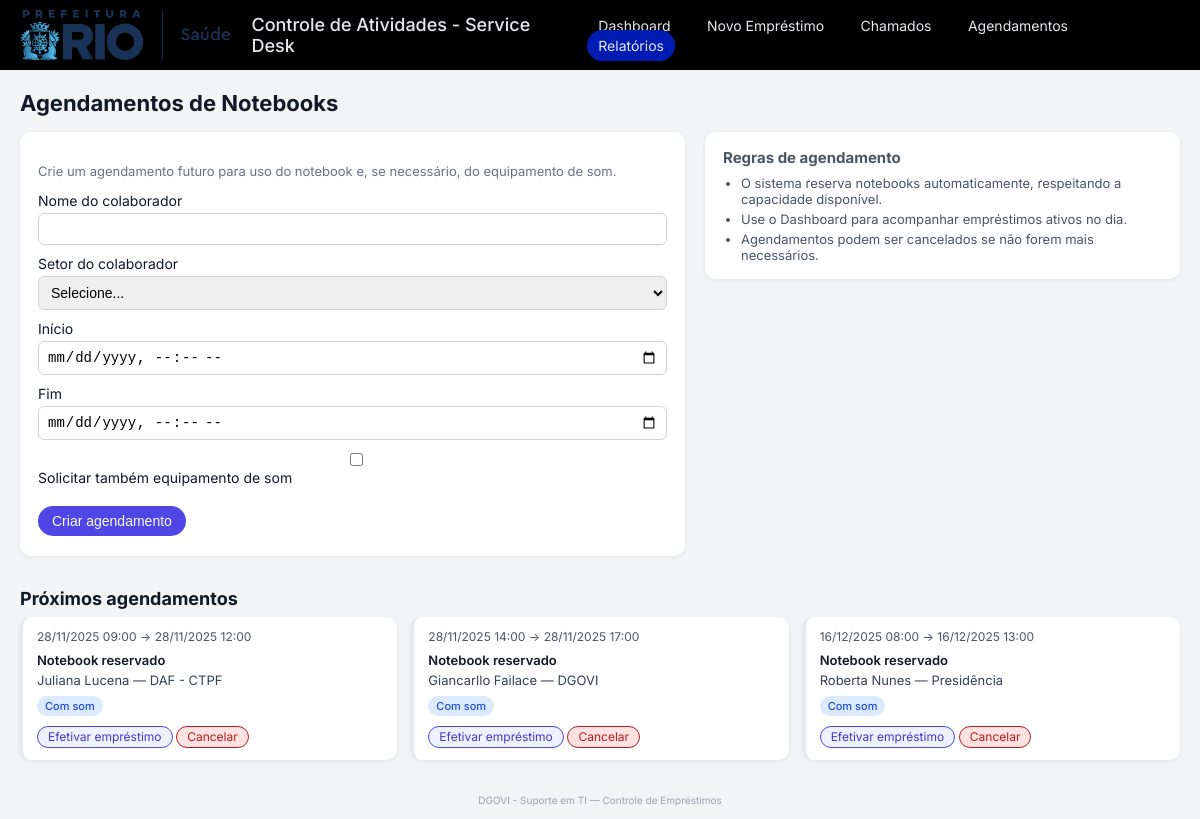
Page /agendamentos on the earlier database version.
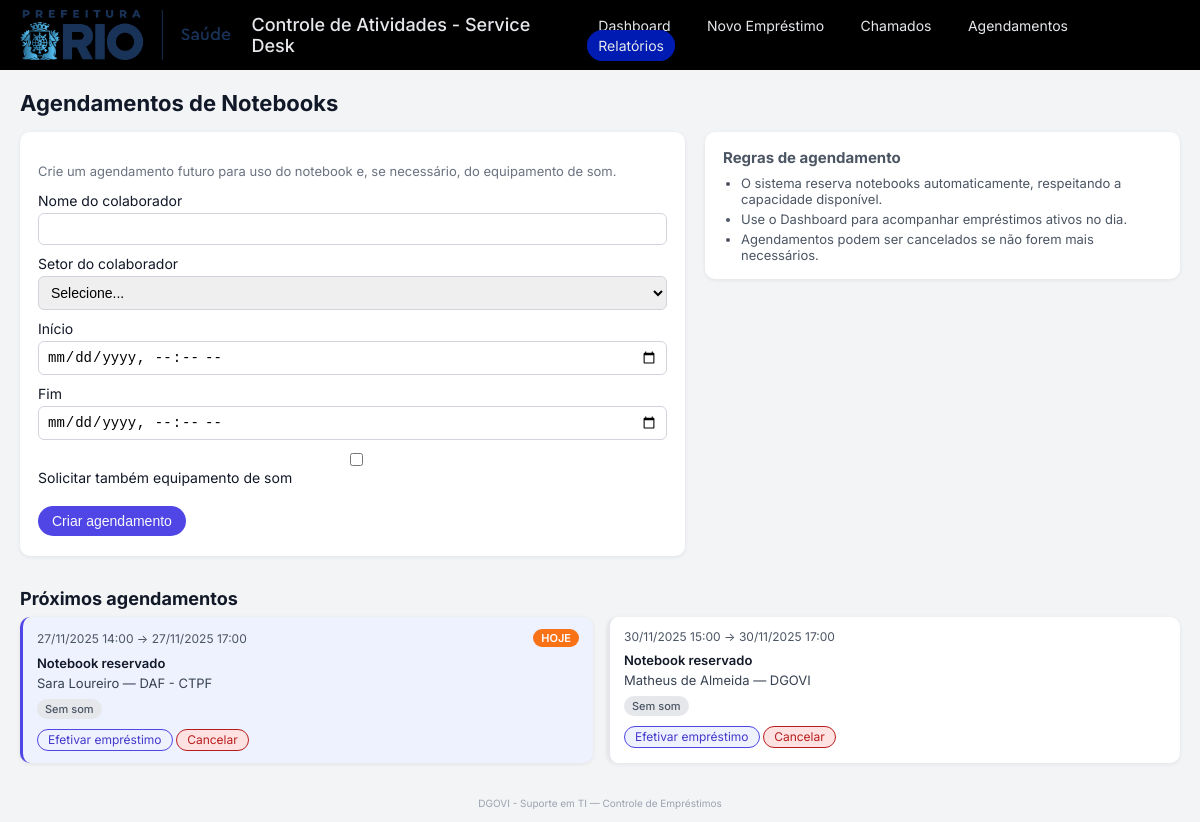
Same page on the later database version.
### tables this page shows
CREATE TABLE schedules (
            id INTEGER PRIMARY KEY AUTOINCREMENT,
            notebook_id INTEGER NOT NULL,
            colaborador_nome TEXT NOT NULL,
            colaborador_setor TEXT,
            data_inicio TEXT NOT NULL,
            data_fim TEXT NOT NULL,
            inclui_som INTEGER NOT NULL DEFAULT 0,
            status TEXT NOT NULL DEFAULT 'agendado',
            FOREIGN KEY (notebook_id) REFERENCES notebooks (id)
        );

### app.py (the view, shortened to what this page needs)
@app.route("/agendamentos", methods=["GET", "POST"])
def agendamentos():
    conn = get_connection()
    cur = conn.cursor()
    cur.execute("SELECT COUNT(*) AS total FROM notebooks WHERE status = 'ativo'")
    total_notebooks = cur.fetchone()["total"]
    agora = datetime.now().strftime("%Y-%m-%d %H:%M:%S")
    cur.execute(
        """
        SELECT
            s.id,
            n.serial,
            n.modelo,
            s.colaborador_nome,
            s.colaborador_setor,
            s.data_inicio,
            s.data_fim,
            s.inclui_som,
            s.status
        FROM schedules s
        JOIN notebooks n ON n.id = s.notebook_id
        WHERE s.status = 'agendado'
          AND s.data_fim >= ?
        ORDER BY s.data_inicio
        """,
        (agora,),
    )
    rows = cur.fetchall()
    conn.close()
    proximos = []
    hoje = datetime.now().date()
    for r in rows:
        d = dict(r)
        dt_i = datetime.strptime(d["data_inicio"], "%Y-%m-%d %H:%M:%S")
        dt_f = datetime.strptime(d["data_fim"], "%Y-%m-%d %H:%M:%S")
        d["data_inicio_br"] = dt_i.strftime("%d/%m/%Y %H:%M")
        d["data_fim_br"] = dt_f.strftime("%d/%m/%Y %H:%M")
        d["eh_hoje"] = (dt_i.date() == hoje)
        proximos.append(d)
    return render_template(
        "agendamentos.html",
        total_notebooks=total_notebooks,
        proximos_agendamentos=proximos,
    )

### app.py (called while the page is built)
def get_connection():
    conn = sqlite3.connect(APP_DB)
    conn.row_factory = sqlite3.Row
    return conn

### templates/agendamentos.html (shortened to what this page needs)
{% extends "base.html" %}
{% block content %}
<h2>Agendamentos de Notebooks</h2>
<div class="form-layout">
  <form method="post" class="form-card">
    <div class="form-header">
      <p>Crie um agendamento futuro para uso do notebook e, se necessário, do equipamento de som.</p>
    </div>
    <label for="colaborador_nome">Nome do colaborador</label>
    <input type="text" id="colaborador_nome" name="colaborador_nome" required />
    <label for="colaborador_setor">Setor do colaborador</label>
    <select id="colaborador_setor" name="colaborador_setor">
      <option value="">Selecione...</option>
    </select>
    <label for="data_inicio">Início</label>
    <input type="datetime-local" id="data_inicio" name="data_inicio" required />
    <label for="data_fim">Fim</label>
    <input type="datetime-local" id="data_fim" name="data_fim" required />
    <label class="checkbox-inline">
      <input type="checkbox" id="inclui_som" name="inclui_som" />
      Solicitar também equipamento de som
    </label>
    <button type="submit" class="btn-primary">Criar agendamento</button>
  </form>
  <div class="form-side-info">
    <div class="info-card">
      <h3>Regras de agendamento</h3>
      <ul>
        <li>O sistema reserva notebooks automaticamente, respeitando a capacidade disponível.</li>
        <li>Use o Dashboard para acompanhar empréstimos ativos no dia.</li>
        <li>Agendamentos podem ser cancelados se não forem mais necessários.</li>
      </ul>
    </div>
  </div>
</div>
<div class="section-header">
  <h3>Próximos agendamentos</h3>
</div>
{% if proximos_agendamentos %}
  <div class="ag-grid">
    {% for a in proximos_agendamentos %}
      <div class="ag-card {% if a.eh_hoje %}ag-hoje{% endif %}">
        <div class="ag-card-header">
          <span class="ag-horario">
            {{ a.data_inicio_br }} &rarr; {{ a.data_fim_br }}
          </span>
          {% if a.eh_hoje %}
            <span class="badge-hoje">Hoje</span>
          {% endif %}
        </div>
        <p class="ag-equip">
          Notebook reservado
        </p>
        <p class="ag-colab">
          {{ a.colaborador_nome }}
          {% if a.colaborador_setor %}
            &mdash; {{ a.colaborador_setor }}
          {% endif %}
        </p>
        <p class="ag-extra">
          {% if a.inclui_som %}
            <span class="badge-som">Com som</span>
          {% else %}
            <span class="badge-som badge-som-off">Sem som</span>
          {% endif %}
        </p>
        <div class="ag-actions">
          <a href="{{ url_for('emprestar_agendamento', schedule_id=a.id) }}" class="btn-small">
            Efetivar empréstimo
          </a>
          <a href="{{ url_for('cancelar_agendamento', schedule_id=a.id) }}" class="btn-small btn-danger">
            Cancelar
          </a>
        </div>
      </div>
    {% endfor %}
  </div>
{% endif %}
{% endblock %}

Differences in the rows shown:
removed schedules: data_inicio_br "28/11/2025 09:00", data_fim_br "28/11/2025 12:00", colaborador_nome "Juliana Lucena", colaborador_setor "DAF - CTPF", inclui_som "Com som"
removed schedules: data_inicio_br "28/11/2025 14:00", data_fim_br "28/11/2025 17:00", colaborador_nome "Giancarllo Failace", colaborador_setor "DGOVI", inclui_som "Com som"
changed schedules: data_inicio_br "16/12/2025 08:00" → "27/11/2025 14:00"; data_fim_br "16/12/2025 13:00" → "27/11/2025 17:00"; colaborador_nome "Roberta Nunes" → "Sara Loureiro"; colaborador_setor "Presidência" → "DAF - CTPF"; now shows "HOJE"; inclui_som "Com som" → "Sem som"
now on this page (row edited): schedules: data_inicio_br "30/11/2025 15:00", data_fim_br "30/11/2025 17:00", colaborador_nome "Matheus de Almeida", colaborador_setor "DGOVI", inclui_som "Sem som"
